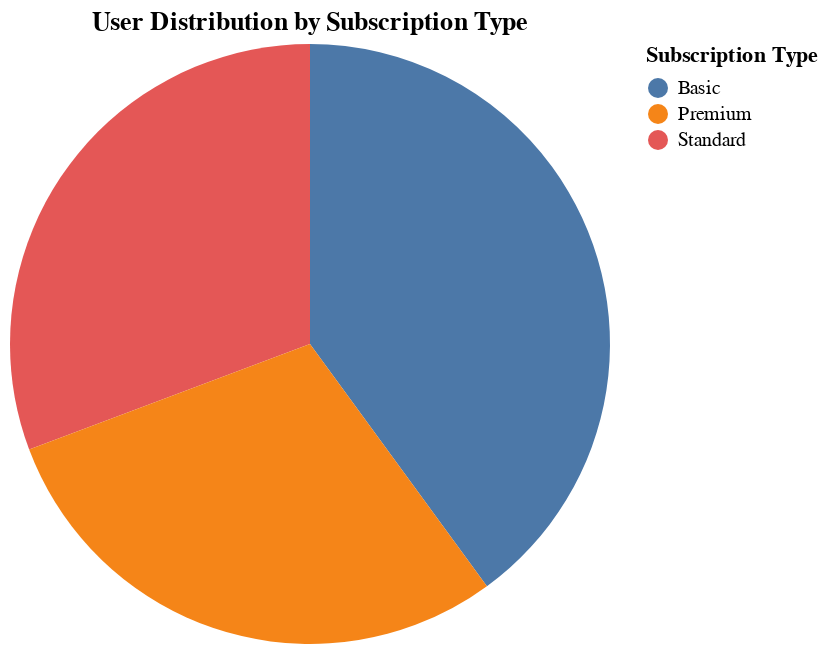

This figure's notebook cell:
### Code cell
# Load cleaned Netflix Userbase data
userbase_df = pd.read_csv('data/cleaned_NetflixUserbase.csv')

# Prepare data for pie chart: Count users by subscription type
subscription_counts = userbase_df['Subscription Type'].value_counts().reset_index()
subscription_counts.columns = ['Subscription Type', 'Count']

# Create a pie chart
pie_chart = alt.Chart(subscription_counts).mark_arc().encode(
    theta='Count:Q',
    color='Subscription Type:N',
    tooltip=['Subscription Type:N', 'Count:Q']
).properties(
    title='User Distribution by Subscription Type'
)

pie_chart

### Figure 1 — Vega-Lite specification as saved in the notebook (floating-point values rounded to 4 significant figures)
{"config": {"view": {"continuousWidth": 300, "continuousHeight": 300}}, "data": {"name": "data-e7c528f70c140a44cad16477dd5addd9"}, "mark": {"type": "arc"}, "encoding": {"color": {"field": "Subscription Type", "type": "nominal"}, "theta": {"field": "Count", "type": "quantitative"}, "tooltip": [{"field": "Subscription Type", "type": "nominal"}, {"field": "Count", "type": "quantitative"}]}, "title": "User Distribution by Subscription Type", "$schema": "https://vega.github.io/schema/vega-lite/v5.8.0.json", "datasets": {"data-e7c528f70c140a44cad16477dd5addd9": [{"Subscription Type": "Basic", "Count": 999}, {"Subscription Type": "Standard", "Count": 768}, {"Subscription Type": "Premium", "Count": 733}]}}
